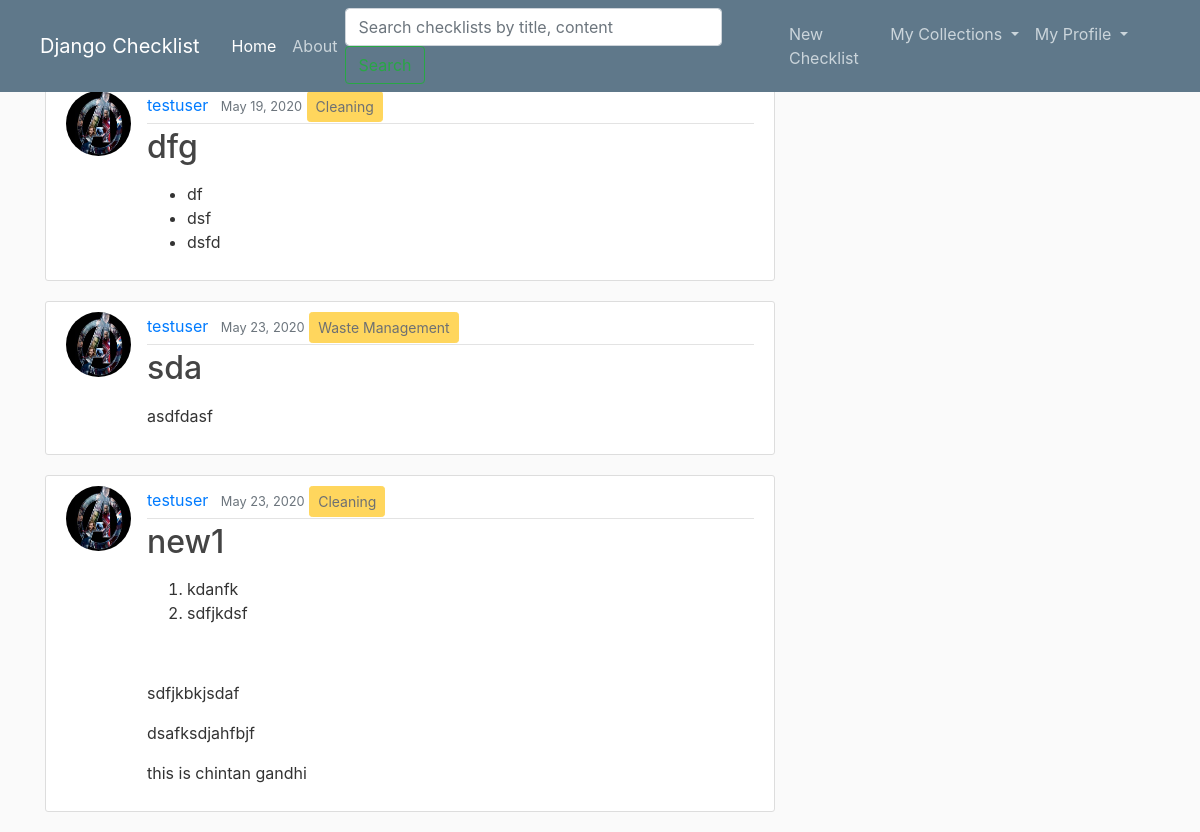
The app's page /mybookmark/ (signed in) with its own data.
### checklist/models.py (models this page shows, shortened)
class Bookmark(models.Model):
	user = models.ForeignKey(User, on_delete=models.CASCADE)
	checklist = models.ForeignKey(Checklist, on_delete=models.CASCADE)

class Checklist(models.Model):
	title = models.CharField(max_length=100)
	content = RichTextField()
	date_posted = models.DateTimeField(default=timezone.now)
	author = models.ForeignKey(User, on_delete = models.CASCADE)
	visibility = models.IntegerField(default=0)
	category = models.ForeignKey('Category', null=True, on_delete = models.SET_NULL)

class Category(models.Model):
	name = models.CharField(max_length=30)
	def __str__(self):
		return self.name

### users/models.py (models this page shows, shortened)
class Profile(models.Model):
	user = models.OneToOneField(User, on_delete = models.CASCADE)
	image = models.ImageField(default='default.jpg', upload_to='profile_pics')

### checklist/views.py (the view)
# urls.py: path('mybookmark/', views.mybookmark, name='checklist-mybookmark'),
def mybookmark(request):
	context = {
		'bookmarks_var': Bookmark.objects.filter(user=request.user),
		'title': 'My Bookmarks'
	}
	return render(request, 'checklist/mybookmark.html', context) # because render looks in templates subdirectory, by default

### checklist/templates/checklist/mybookmark.html
{% extends "checklist/base.html" %}
{% block content %}
	{% for bookmark in bookmarks_var %}
		<article class="media content-section">
			<img class="rounded-circle article-img" src="{{ bookmark.checklist.author.profile.image.url }}">
		  <div class="media-body">
		    <div class="article-metadata">
		      <a class="mr-2" href="{% url 'user-checklists' bookmark.checklist.author.username %}">{{ bookmark.checklist.author }}</a>
		      <small class="text-muted">{{ bookmark.checklist.date_posted|date:'F d, Y' }}</small>
		      <button class="btn btn-sm btn-warning" disabled>{{ bookmark.checklist.category }}</button>
		    </div>
		    <h2><a class="article-title" href="#">{{ bookmark.checklist.title }}</a></h2>
		    <p class="article-content">{{ bookmark.checklist.content|safe }}</p>
		  </div>
		</article>
	{% endfor %}
{% endblock %}

### checklist/static/checklist/main.css (style rules this page uses)
body { background: #fafafa; color: #333333; margin-top: 5rem; }
h1, h2, h3, h4, h5, h6 { color: #444444; }
ul { margin: 0; }
.content-section { background: #ffffff; padding: 10px 20px; border: 1px solid #dddddd; border-radius: 3px; margin-bottom: 20px; }
.article-title { color: #444444; }
.article-content { white-space: pre-line; }
.article-img { height: 65px; width: 65px; margin-right: 16px; }
.article-metadata { padding-bottom: 1px; margin-bottom: 4px; border-bottom: 1px solid #e3e3e3 }

### records on screen
Bookmark: checklist.author.profile.image (placeholder picture), checklist.author "testuser", checklist.date_posted "May 19, 2020", checklist.category "Cleaning", checklist "dfg", checklist.content "df dsf dsfd"
Bookmark: checklist.author.profile.image (placeholder picture), checklist.author "testuser", checklist.date_posted "May 23, 2020", checklist.category "Waste Management", checklist "sda", checklist.content "asdfdasf"
Bookmark: checklist.author.profile.image (placeholder picture), checklist.author "testuser", checklist.date_posted "May 23, 2020", checklist.category "Cleaning", checklist "new1", checklist.content "kdanfk sdfjkdsf sdfjkbkjsdaf dsafksdjahfbjf this is chintan gandhi"
